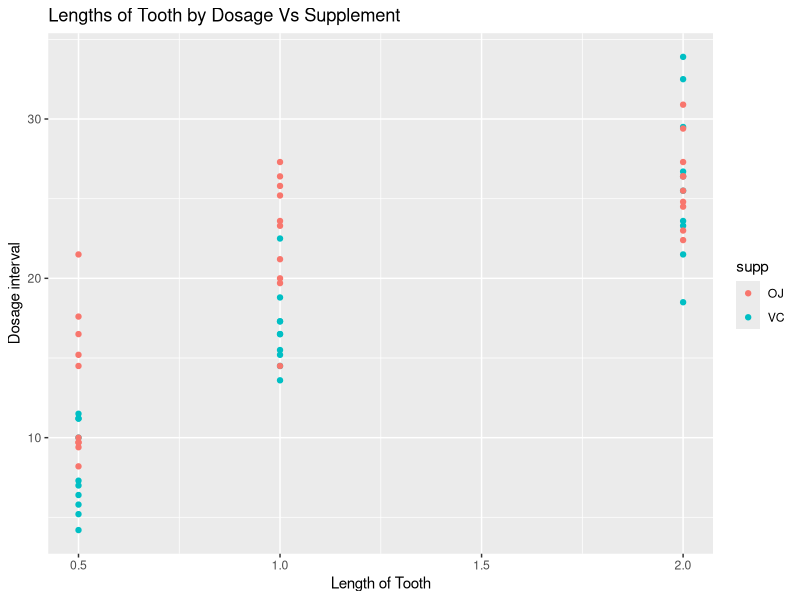
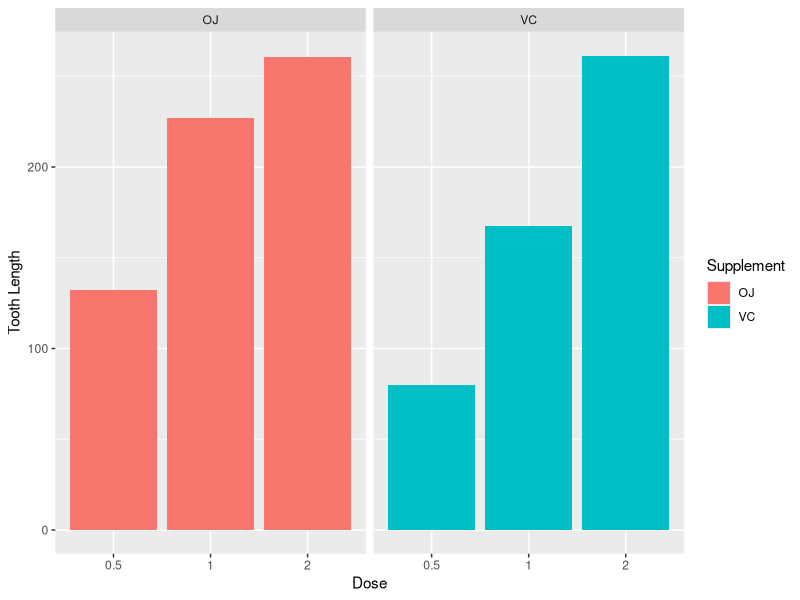

These charts were generated, in order, by the following R code:
## ---- chunk 1
library(data.table)
library(ggplot2)
## ---- chunk 2
toothGrowth <- data.table(ToothGrowth)
## ---- chunk 3
head(toothGrowth)
str(toothGrowth)
## ---- chunk 4
unique(toothGrowth$supp)
unique(toothGrowth$dose)
## ---- chunk 5
ggplot(aes(x=dose, y = len), data = toothGrowth) + 
     labs(x = "Length of Tooth", y = "Dosage interval", title = "Lengths of Tooth by Dosage Vs Supplement")         +geom_point(aes(color = supp))
## ---- chunk 6
ggplot(data=toothGrowth, aes(x=as.factor(dose), y=len, fill=supp)) +
    geom_bar(stat="identity") +
    facet_grid(. ~ supp) +
    xlab("Dose") +
    ylab("Tooth Length") +
    guides(fill=guide_legend(title="Supplement"))
## ---- chunk 7
t.test(toothGrowth$len[toothGrowth$supp=="OJ"], toothGrowth$len[toothGrowth$supp=="VC"], paired = FALSE, var.equal = FALSE)
## ---- chunk 8
t.test(toothGrowth$len[toothGrowth$dose==2], toothGrowth$len[toothGrowth$dose==1], paired = FALSE, var.equal = TRUE)
